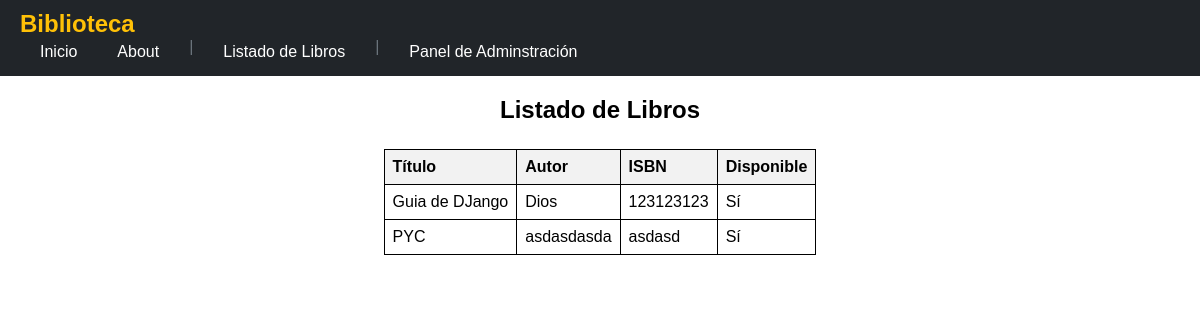
The page /listar_libros/ on the database as committed earlier.
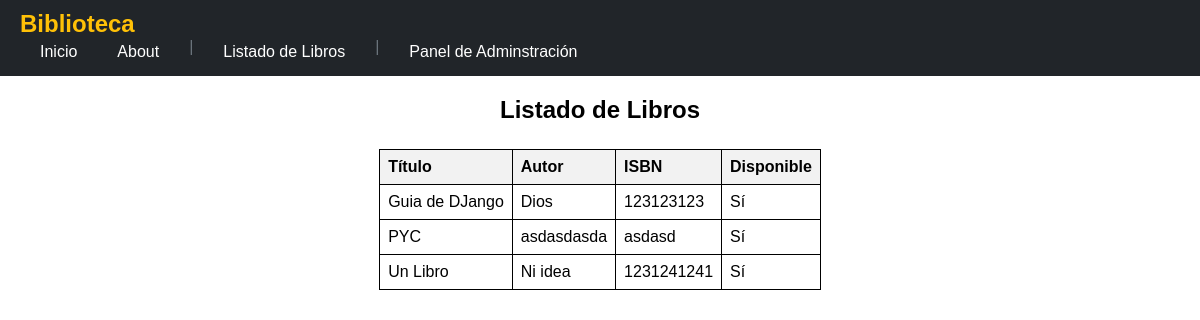
The same page on the database as committed later.
### biblioteca/models.py (models this page shows, shortened)
class Libro(models.Model):
    titulo = models.CharField(max_length=200)
    autor = models.CharField(max_length=100)
    isbn = models.CharField(max_length=13, unique=True)
    disponible = models.BooleanField(default=True)

### biblioteca/views.py (the view)
# urls.py: path('listar_libros/', views.listar_libros, name='listar_libros'),
def listar_libros(request):
    libros = Libro.objects.all()
    return render(request, 'biblioteca/listar_libros.html', {'libros': libros})

### biblioteca/templates/biblioteca/listar_libros.html (shortened to what this page needs)
{% extends "biblioteca/base.html" %}
{% block contenido %}
<fieldset>
  <legend><h2>Listado de Libros</h2></legend>
  <table>
    <thead>
      <tr>
        <th>Título</th>
        <th>Autor</th>
        <th>ISBN</th>
        <th>Disponible</th>
        </tr>
    </thead>
    <tbody>
      {% for libro in libros %}
        <tr>
          <td>{{ libro.titulo }}</td>
          <td>{{ libro.autor }}</td>
          <td>{{ libro.isbn }}</td>
          <td>
            {{ libro.disponible|yesno:"Sí,No" }}
          </td>
        </tr>
      {% empty %}
        <tr>
          <td colspan="5">No hay libros disponibles.</td>
        </tr>
      {% endfor %}
    </tbody>
  </table>
</fieldset>
{% endblock %}

Rows that differ between the two databases and show on the page:
added Libro: titulo "Un Libro", autor "Ni idea", isbn "1231241241", disponible "Sí"
